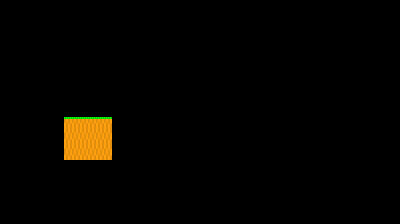

Rendered tile map (Tiled .tmx) drawn with the repository's tilesets; below, a short description and the map source with its tile grids summarised:
An orthogonal 25x14 tile map with 16x16 px tiles, 1 tile layer (Tile Layer 1).

<map version="1.0" tiledversion="1.0.3" orientation="orthogonal" renderorder="right-down" width="25" height="14" tilewidth="16" tileheight="16" nextobjectid="1">
 <tileset firstgid="1" source="../tilesets/brarmp.tsx" />
 <layer name="Tile Layer 1" width="25" height="14">
  <data>[350 cells, 9 non-empty, 2 distinct tile ids]</data>
 </layer>
</map>
